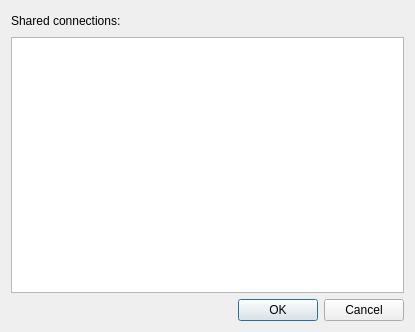
<?xml version="1.0" encoding="UTF-8"?>
<ui version="4.0">
 <class>drwNetworkConnectDialog</class>
 <widget class="QDialog" name="drwNetworkConnectDialog">
  <property name="geometry">
   <rect>
    <x>0</x>
    <y>0</y>
    <width>415</width>
    <height>332</height>
   </rect>
  </property>
  <property name="windowTitle">
   <string>Dialog</string>
  </property>
  <layout class="QVBoxLayout" name="verticalLayout">
   <item>
    <layout class="QHBoxLayout" name="horizontalLayout_2">
     <item>
      <widget class="QLabel" name="label">
       <property name="text">
        <string>Shared connections:</string>
       </property>
      </widget>
     </item>
     <item>
      <spacer name="horizontalSpacer">
       <property name="orientation">
        <enum>Qt::Horizontal</enum>
       </property>
       <property name="sizeHint" stdset="0">
        <size>
         <width>40</width>
         <height>20</height>
        </size>
       </property>
      </spacer>
     </item>
    </layout>
   </item>
   <item>
    <widget class="QTableWidget" name="tableWidget">
     <property name="selectionMode">
      <enum>QAbstractItemView::SingleSelection</enum>
     </property>
     <property name="showGrid">
      <bool>false</bool>
     </property>
     <property name="columnCount">
      <number>2</number>
     </property>
     <attribute name="horizontalHeaderVisible">
      <bool>false</bool>
     </attribute>
     <attribute name="horizontalHeaderStretchLastSection">
      <bool>true</bool>
     </attribute>
     <attribute name="verticalHeaderStretchLastSection">
      <bool>false</bool>
     </attribute>
     <attribute name="horizontalHeaderStretchLastSection">
      <bool>true</bool>
     </attribute>
     <attribute name="horizontalHeaderVisible">
      <bool>false</bool>
     </attribute>
     <attribute name="verticalHeaderStretchLastSection">
      <bool>false</bool>
     </attribute>
     <column/>
     <column/>
    </widget>
   </item>
   <item>
    <layout class="QHBoxLayout" name="horizontalLayout">
     <item>
      <spacer name="horizontalSpacer_2">
       <property name="orientation">
        <enum>Qt::Horizontal</enum>
       </property>
       <property name="sizeHint" stdset="0">
        <size>
         <width>40</width>
         <height>20</height>
        </size>
       </property>
      </spacer>
     </item>
     <item>
      <widget class="QDialogButtonBox" name="buttonBox">
       <property name="orientation">
        <enum>Qt::Horizontal</enum>
       </property>
       <property name="standardButtons">
        <set>QDialogButtonBox::Cancel|QDialogButtonBox::Ok</set>
       </property>
      </widget>
     </item>
    </layout>
   </item>
  </layout>
 </widget>
 <resources/>
 <connections>
  <connection>
   <sender>buttonBox</sender>
   <signal>accepted()</signal>
   <receiver>drwNetworkConnectDialog</receiver>
   <slot>accept()</slot>
   <hints>
    <hint type="sourcelabel">
     <x>248</x>
     <y>254</y>
    </hint>
    <hint type="destinationlabel">
     <x>157</x>
     <y>274</y>
    </hint>
   </hints>
  </connection>
  <connection>
   <sender>buttonBox</sender>
   <signal>rejected()</signal>
   <receiver>drwNetworkConnectDialog</receiver>
   <slot>reject()</slot>
   <hints>
    <hint type="sourcelabel">
     <x>316</x>
     <y>260</y>
    </hint>
    <hint type="destinationlabel">
     <x>286</x>
     <y>274</y>
    </hint>
   </hints>
  </connection>
 </connections>
</ui>
